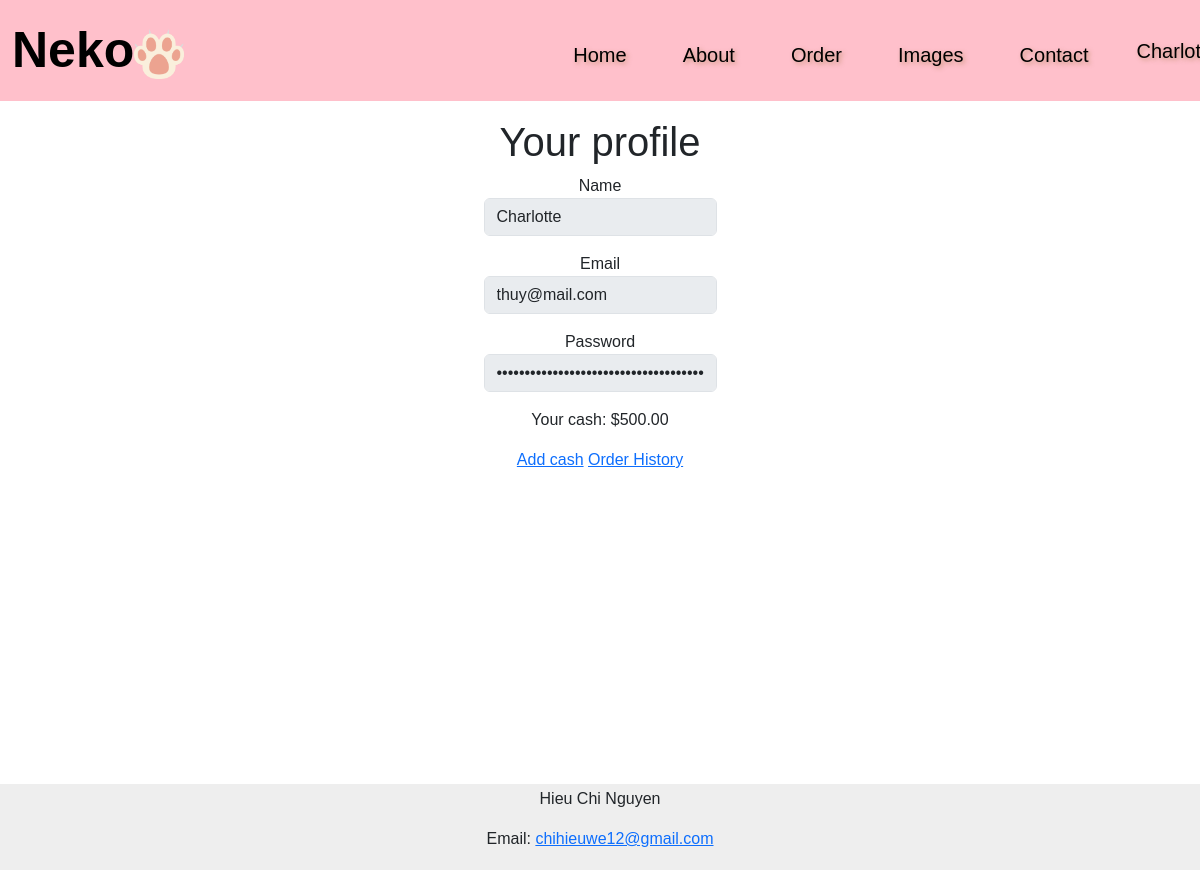
/profile (signed in), run on an earlier commit of the app's database.
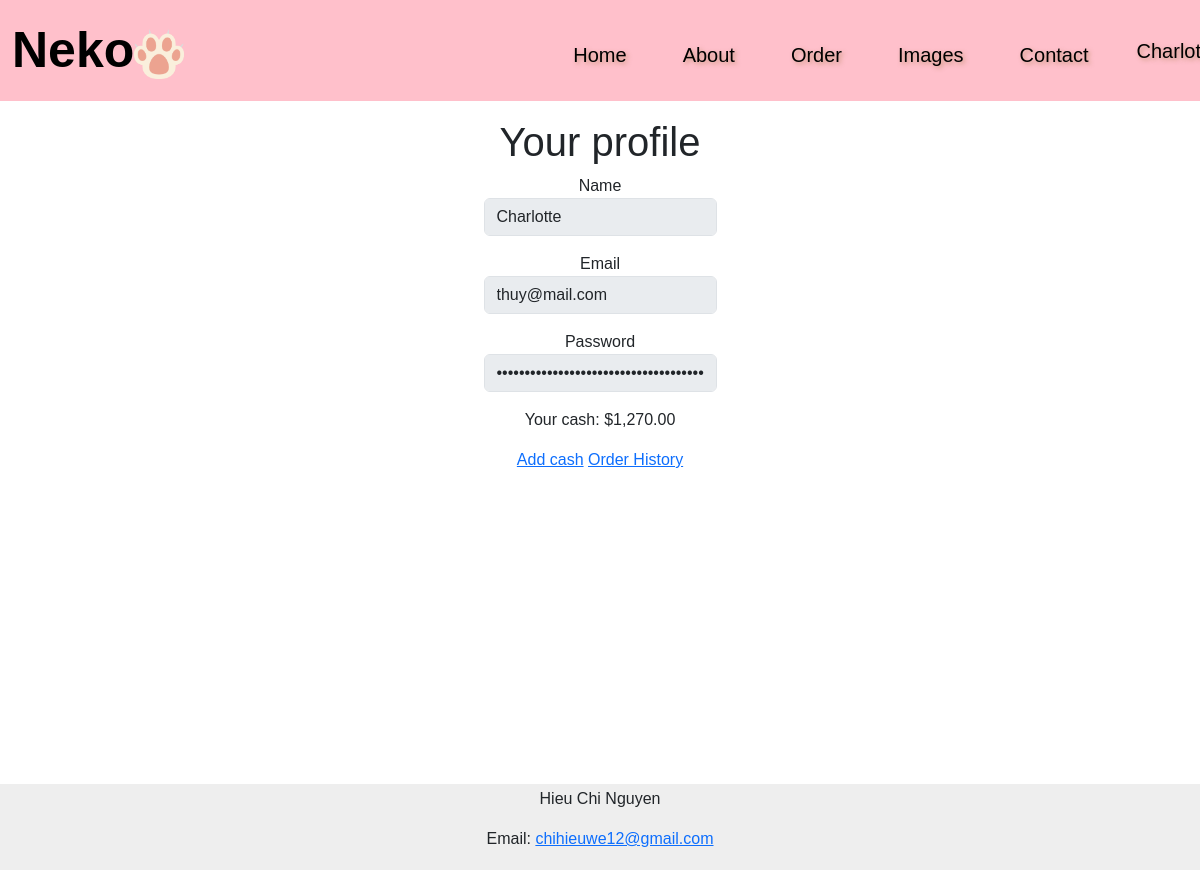
And on a later commit of the database.
### tables this page shows
CREATE TABLE users (
    id INTEGER PRIMARY KEY AUTOINCREMENT NOT NULL, 
    name TEXT NOT NULL, 
    email TEXT NOT NULL,
    hash TEXT NOT NULL,
    cash NUMERIC NOT NULL DEFAULT 100.00
);

### app.py (the view)
@app.route("/profile")
@login_required
def profile():
    username = db.execute("SELECT * FROM users WHERE name = ? AND id = ?", session["username"], session["user_id"])
    return render_template("profile.html", navbar_style='navbar-alt', navbar_brand_style='navbar-brand-alt', nav_link_style='nav-link-alt', username=username)

### app.py (called while the page is built)
@app.after_request
def after_request(response):
    response.headers["Cache-Control"] = "no-cache, no-store, must-revalidate"
    response.headers["Expires"] = 0
    response.headers["Pragma"] = "no-cache"
    return response

def usd(value):
    return f"${value:,.2f}"

def login_required(f):
    @wraps(f)
    def decorated_function(*args, **kwargs):
        if session.get("user_id") is None:
            return redirect("/login")
        return f(*args, **kwargs)
    return decorated_function

### templates/profile.html
{% extends "layout.html" %}
{% block main %}
<h1>Your profile</h1>
<form action="/profile" method="post" id="login">
    {% for user in username %}
    <div class="mb-3">
        <label for="name">Name</label>
        <input autocomplete="off" autofocus class="form-control mx-auto w-auto"  name="name" value="{{ user.name }}" type="text" disabled>
    </div>
    <div class="mb-3">
        <label for="email">Email</label>
        <input autocomplete="off" autofocus class="form-control mx-auto w-auto"  name="email" value="{{ user.email }}" type="text" disabled>
    </div>
    <div class="mb-3">
        <label for="password">Password</label>
        <input class="form-control mx-auto w-auto"  name="password" value="{{ user.hash }}" type="password" disabled>
    </div>
    <div class="mb-3">
        <p>Your cash: {{ user.cash | usd }}</p>
    </div>
    {% endfor %}
    <a href="/cash">Add cash</a>
    <a href="/history">Order History</a>
{% endblock %}

### templates/layout.html (shortened to what this page needs)
<!DOCTYPE html>
<html lang="en">
<head>
<link href="https://cdn.jsdelivr.net/npm/bootstrap@5.3.0/dist/css/bootstrap.min.css" rel="stylesheet">
<link rel="stylesheet" href="static/styles/styles.css">
</head>
<body>
<nav class="navbar navbar-expand-lg {{ navbar_style }}">
    <div class="container-fluid">
        <a class="navbar-brand {{ navbar_brand_style }}" href="/">Neko<img src="static/images/paw.png" width="50" height="50"></a>
        <div class="collapse navbar-collapse" id="navbarSupportedContent">
            {% if session["user_id"] %}
        <ul class="navbar-nav me-auto mt-2 mb-2 mb-lg-0">
            <li class="nav-item hover-underline-animation">
            <a class="nav-link {{ nav_link_style }}" href="/">Home</a>
            </li>
            <li class="nav-item">
            <a class="nav-link {{ nav_link_style }}" href="/about">About</a>
            </li>
            <li class="nav-item">
            <a class="nav-link {{ nav_link_style }}" href="/order">Order</a>
            </li>
            <li class="nav-item">
            <a class="nav-link {{ nav_link_style }}" href="#">Images</a>
            </li>
            <li class="nav-item">
            <a class="nav-link {{ nav_link_style }}" href="#">Contact</a>
            </li>
        </ul>
            <a class="nav-item nav-link {{ nav_link_style }}" href="/profile">{{ session["username"] }}</a>
        {% endif %}
    </div>
    </div>
    </nav>
<main class="container-fluid py-5 text-center">
    {% block main %}{% endblock %}
</main>
<footer>
    <p>Hieu Chi Nguyen</p>
    <p>Email: <a href="mailto:chihieuwe12@gmail.com">chihieuwe12@gmail.com</a></p>
</footer>
  </body>
</body>
</html>

### static/styles/styles.css (style rules this page uses)
* { font-family: 'proxima-nova', sans-serif; }
body { position: relative; min-height: 100vh; }
.navbar { position: fixed; top: 0; left: 0; right: 0; background-color: transparent; z-index: 1; }
.navbar-alt { position: fixed; top: 0; left: 0; right: 0; background-color: #FFC0CB; z-index: 1; }
.navbar-brand { color: rgb(255, 189, 189); font-size: 50px; font-weight: bold; margin-top: 0; }
.navbar-brand-alt { color: black; font-size: 50px; font-weight: bold; margin-top: 0; }
.navbar-nav { margin-left: 350px; }
.nav-link { margin-left: 15px; margin-right: 25px; font-size: 20px; color: rgb(255, 189, 189); text-shadow: 2px 2px 4px rgba(150, 111, 51, 0.5); }
.nav-link-alt { margin-left: 15px; margin-right: 25px; font-size: 20px; color: black; text-shadow: 2px 2px 4px rgba(150, 111, 51, 0.5); }
.container-fluid { position: relative; }
main { margin-top: 70px; }
footer { background-color: #eeeeee; height: auto; width: 100%; text-align: center; padding: 3px; left: 0; bottom: 0; position: absolute; z-index: -1; }

What changed in the data, as far as the page shows it:
changed users "Charlotte": cash "$500.00" → "$1,270.00"
